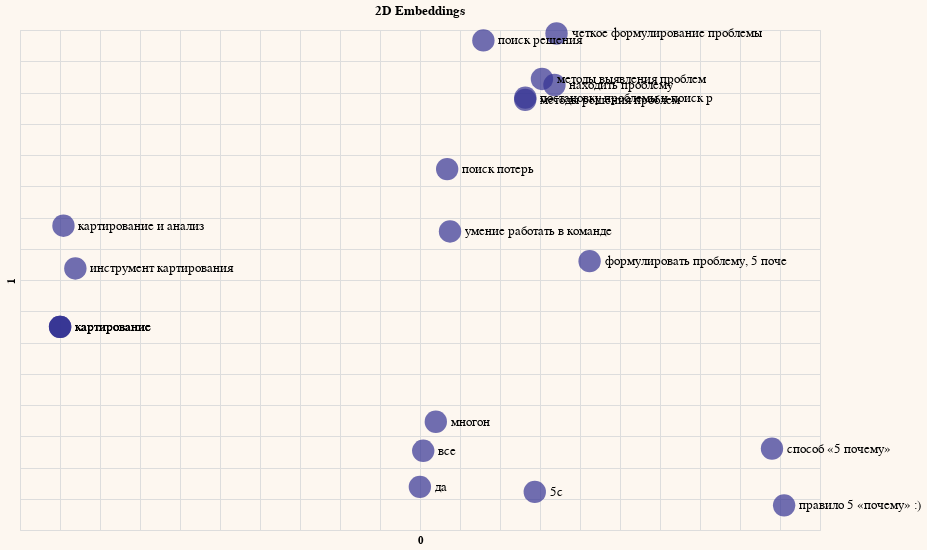

Source (notebook cell):
### Code cell
# Reduce embeddings to 2 principal components to aid visualization
embeds_pc2 = get_pc(embeds,3)

# Add the principal components to dataframe
df_pc2 = pd.concat([df_c, pd.DataFrame(embeds_pc2)], axis=1)

# Plot the 2D embeddings on a chart
df_pc2.columns = df_pc2.columns.astype(str)
generate_chart(df_pc2.iloc[:sample],'0','1',title='2D Embeddings')

### Figure 1 — Vega-Lite specification as saved in the notebook (floating-point values rounded to 4 significant figures; data arrays with more than 128 entries replaced by an {"elided": "..."} marker saying what was removed)
{"config": {"view": {"continuousWidth": 300, "continuousHeight": 300}, "background": "#FDF7F0", "legend": {"labelFontSize": 18, "orient": "bottom", "titleFontSize": 18}}, "layer": [{"mark": {"type": "circle", "size": 500}, "encoding": {"color": {"value": "#333293"}, "tooltip": [{"field": "answer", "type": "nominal"}], "x": {"axis": {"domain": false, "labels": false, "ticks": false}, "field": "0", "scale": {"zero": false}, "type": "quantitative"}, "y": {"axis": {"domain": false, "labels": false, "ticks": false}, "field": "1", "scale": {"zero": false}, "type": "quantitative"}}}, {"mark": {"type": "text", "align": "left", "baseline": "middle", "color": "black", "dx": 15, "size": 13}, "encoding": {"color": {"value": "black"}, "text": {"field": "answer", "type": "nominal"}, "tooltip": [{"field": "answer", "type": "nominal"}], "x": {"axis": {"domain": false, "labels": false, "ticks": false}, "field": "0", "scale": {"zero": false}, "type": "quantitative"}, "y": {"axis": {"domain": false, "labels": false, "ticks": false}, "field": "1", "scale": {"zero": false}, "type": "quantitative"}}}], "data": {"name": "data-be77f90f57659028d69d44ffe33f8e1c"}, "height": 500, "title": "2D Embeddings", "width": 800, "$schema": "https://vega.github.io/schema/vega-lite/v5.14.1.json", "datasets": {"data-be77f90f57659028d69d44ffe33f8e1c": [{"answer": "формулировать проблему, 5 поче", "ans_embed": {"elided": "512 float values"}, "0": 0.212, "1": 0.03011, "2": 0.1127}, {"answer": "поиск потерь", "ans_embed": {"elided": "512 float values"}, "0": 0.03395, "1": 0.1774, "2": -0.1495}, {"answer": "правило 5 «почему» :)", "ans_embed": {"elided": "512 float values"}, "0": 0.4552, "1": -0.3605, "2": 0.4419}, {"answer": "умение работать в команде", "ans_embed": {"elided": "512 float values"}, "0": 0.03752, "1": 0.07768, "2": -0.03651}, {"answer": "картирование и анализ", "ans_embed": {"elided": "512 float values"}, "0": -0.4457, "1": 0.08687, "2": 0.2434}, {"answer": "четкое формулирование проблемы", "ans_embed": {"elided": "512 float values"}, "0": 0.1707, "1": 0.3944, "2": 0.0006944}, {"answer": "многон", "ans_embed": {"elided": "512 float values"}, "0": 0.01977, "1": -0.2268, "2": -0.2759}, {"answer": "методы выявления проблем", "ans_embed": {"elided": "512 float values"}, "0": 0.1524, "1": 0.3217, "2": 0.05234}, {"answer": "методы решения проблем", "ans_embed": {"elided": "512 float values"}, "0": 0.1315, "1": 0.2882, "2": 0.005026}, {"answer": "картирование", "ans_embed": {"elided": "512 float values"}, "0": -0.4499, "1": -0.07493, "2": 0.1185}, {"answer": "постановку проблемы и поиск р", "ans_embed": {"elided": "512 float values"}, "0": 0.1317, "1": 0.2918, "2": -0.03175}, {"answer": "поиск решения", "ans_embed": {"elided": "512 float values"}, "0": 0.07923, "1": 0.3833, "2": -0.06182}, {"answer": "способ «5 почему»", "ans_embed": {"elided": "512 float values"}, "0": 0.44, "1": -0.2697, "2": 0.437}, {"answer": "инструмент картирования", "ans_embed": {"elided": "512 float values"}, "0": -0.4308, "1": 0.01846, "2": 0.218}, {"answer": "все", "ans_embed": {"elided": "512 float values"}, "0": 0.004035, "1": -0.2733, "2": -0.3217}, {"answer": "картирование", "ans_embed": {"elided": "512 float values"}, "0": -0.4499, "1": -0.07493, "2": 0.1185}, {"answer": "5с", "ans_embed": {"elided": "512 float values"}, "0": 0.1435, "1": -0.339, "2": -0.04434}, {"answer": "картирование", "ans_embed": {"elided": "512 float values"}, "0": -0.4499, "1": -0.07493, "2": 0.1185}, {"answer": "находить проблему", "ans_embed": {"elided": "512 float values"}, "0": 0.1681, "1": 0.312, "2": -0.1545}, {"answer": "да", "ans_embed": {"elided": "512 float values"}, "0": -0.0001539, "1": -0.331, "2": -0.3973}]}}
